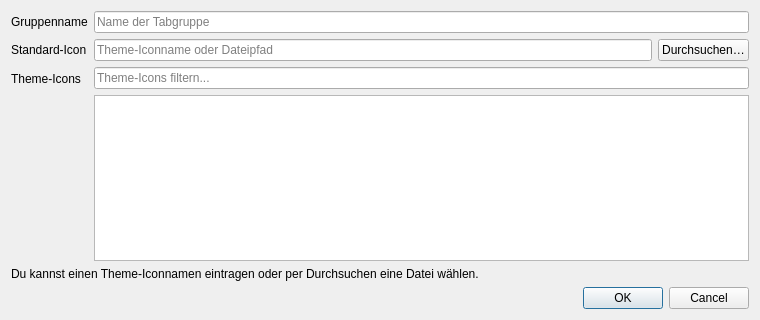
<?xml version="1.0" encoding="UTF-8"?>
<ui version="4.0">
 <class>ManageTabGoupsDialogUI</class>
 <widget class="QWidget" name="ManageTabGoupsDialogUI">
  <property name="geometry">
   <rect>
    <x>0</x>
    <y>0</y>
    <width>520</width>
    <height>220</height>
   </rect>
  </property>
    <property name="minimumSize">
     <size>
      <width>760</width>
      <height>320</height>
     </size>
    </property>
  <property name="windowTitle">
    <string>Tabgruppe verwalten</string>
  </property>
  <layout class="QVBoxLayout" name="verticalLayout">
   <item>
    <layout class="QFormLayout" name="formLayout">
     <item row="0" column="0">
      <widget class="QLabel" name="groupNameLabel">
       <property name="text">
        <string>Gruppenname</string>
       </property>
      </widget>
     </item>
     <item row="0" column="1">
      <widget class="QLineEdit" name="groupNameLineEdit">
       <property name="placeholderText">
        <string>Name der Tabgruppe</string>
       </property>
      </widget>
     </item>
     <item row="1" column="0">
      <widget class="QLabel" name="groupIconLabel">
       <property name="text">
        <string>Standard-Icon</string>
       </property>
      </widget>
     </item>
     <item row="1" column="1">
      <layout class="QHBoxLayout" name="iconSelectorLayout">
       <item>
        <widget class="QLineEdit" name="groupIconLineEdit">
         <property name="placeholderText">
          <string>Theme-Iconname oder Dateipfad</string>
         </property>
        </widget>
       </item>
       <item>
        <widget class="QPushButton" name="browseIconButton">
         <property name="text">
          <string>Durchsuchen…</string>
         </property>
        </widget>
       </item>
      </layout>
     </item>
    <item row="2" column="0">
     <widget class="QLabel" name="themeIconsLabel">
      <property name="text">
       <string>Theme-Icons</string>
      </property>
     </widget>
    </item>
    <item row="2" column="1">
     <layout class="QVBoxLayout" name="themeIconsLayout">
      <item>
       <widget class="QLineEdit" name="themeIconSearchLineEdit">
        <property name="placeholderText">
        <string>Theme-Icons filtern...</string>
        </property>
       </widget>
      </item>
      <item>
       <widget class="QListWidget" name="themeIconListWidget">
        <property name="minimumSize">
        <size>
         <width>0</width>
         <height>110</height>
        </size>
        </property>
       </widget>
      </item>
     </layout>
    </item>
    </layout>
   </item>
   <item>
    <widget class="QLabel" name="hintLabel">
     <property name="wordWrap">
      <bool>true</bool>
     </property>
     <property name="text">
      <string>Du kannst einen Theme-Iconnamen eintragen oder per Durchsuchen eine Datei wählen.</string>
     </property>
    </widget>
   </item>
   <item>
    <widget class="QDialogButtonBox" name="buttonBox">
     <property name="orientation">
      <enum>Qt::Horizontal</enum>
     </property>
     <property name="standardButtons">
      <set>QDialogButtonBox::Cancel|QDialogButtonBox::Ok</set>
     </property>
    </widget>
   </item>
  </layout>
 </widget>
 <resources/>
 <connections/>
</ui>
